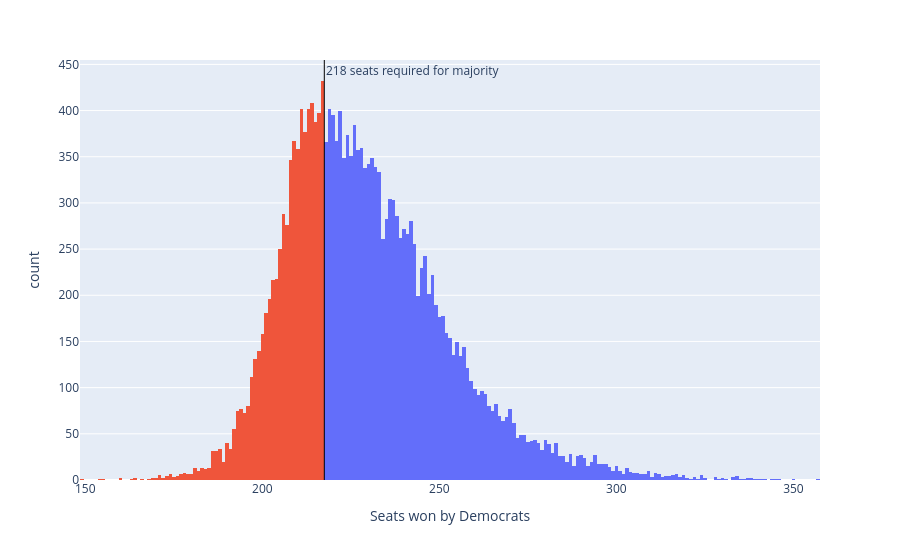

Source (notebook cell):
### Code cell
sims_hist = px.histogram(seat_sims, x='seats', nbins=np.unique(seat_sims['seats']).shape[0]*2, color='winner', 
                         labels={'seats':'Seats won by Democrats', 'winner': 'Winner'})
sims_hist.update_traces(showlegend=False)
sims_hist.add_vline(x=217.5, line_width=1, line_color='black', annotation_text='218 seats required for majority', 
                    annotation_position='top right')
sims_hist

### Figure 1 — Plotly figure (JSON) as saved in the notebook; plotly's stock layout.template omitted (floating-point values rounded to 4 significant figures; data arrays with more than 128 entries replaced by an {"elided": "..."} marker saying what was removed)
{"data": [{"bingroup": "x", "hovertemplate": "Winner=Democrats<br>Seats won by Democrats=%{x}<br>count=%{y}<extra></extra>", "legendgroup": "Democrats", "marker": {"color": "#636efa", "pattern": {"shape": ""}}, "name": "Democrats", "nbinsx": 368, "orientation": "v", "showlegend": false, "type": "histogram", "x": {"elided": "13279 int values"}, "xaxis": "x", "yaxis": "y"}, {"bingroup": "x", "hovertemplate": "Winner=Republicans<br>Seats won by Democrats=%{x}<br>count=%{y}<extra></extra>", "legendgroup": "Republicans", "marker": {"color": "#EF553B", "pattern": {"shape": ""}}, "name": "Republicans", "nbinsx": 368, "orientation": "v", "showlegend": false, "type": "histogram", "x": {"elided": "6721 int values"}, "xaxis": "x", "yaxis": "y"}], "layout": {"annotations": [{"showarrow": false, "text": "218 seats required for majority", "x": 217.5, "xanchor": "left", "xref": "x", "y": 1, "yanchor": "top", "yref": "y domain"}], "barmode": "relative", "legend": {"title": {"text": "Winner"}, "tracegroupgap": 0}, "margin": {"t": 60}, "shapes": [{"line": {"color": "black", "width": 1}, "type": "line", "x0": 217.5, "x1": 217.5, "xref": "x", "y0": 0, "y1": 1, "yref": "y domain"}], "xaxis": {"anchor": "y", "domain": [0, 1], "title": {"text": "Seats won by Democrats"}}, "yaxis": {"anchor": "x", "domain": [0, 1], "title": {"text": "count"}}}}
